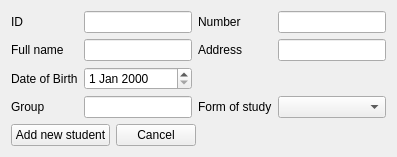
      <widget class="QWidget" name="page_addStudent">
       <layout class="QGridLayout" name="gridLayout_5">
        <item row="1" column="2">
         <spacer name="horizontalSpacer_7">
          <property name="orientation">
           <enum>Qt::Horizontal</enum>
          </property>
          <property name="sizeHint" stdset="0">
           <size>
            <width>40</width>
            <height>20</height>
           </size>
          </property>
         </spacer>
        </item>
        <item row="0" column="0" colspan="4">
         <layout class="QGridLayout" name="gridLayout_addStudent">
          <item row="1" column="0">
           <widget class="QLabel" name="lbl_addNameStudent">
            <property name="text">
             <string>Full name</string>
            </property>
           </widget>
          </item>
          <item row="3" column="1">
           <widget class="QLineEdit" name="le_addGroupStudent">
            <property name="whatsThis">
             <string>&lt;html&gt;&lt;head/&gt;&lt;body&gt;&lt;p&gt;Ввод любой строки&lt;/p&gt;&lt;/body&gt;&lt;/html&gt;</string>
            </property>
           </widget>
          </item>
          <item row="1" column="2">
           <widget class="QLabel" name="lbl_addAddressStudent">
            <property name="text">
             <string>Address</string>
            </property>
           </widget>
          </item>
          <item row="3" column="2">
           <widget class="QLabel" name="lbl_addEdFormStudent">
            <property name="text">
             <string>Form of study</string>
            </property>
           </widget>
          </item>
          <item row="3" column="0">
           <widget class="QLabel" name="lbl_addGroupStudent">
            <property name="text">
             <string>Group</string>
            </property>
           </widget>
          </item>
          <item row="0" column="2">
           <widget class="QLabel" name="lbl_addTelephoneStudent">
            <property name="text">
             <string>Number</string>
            </property>
           </widget>
          </item>
          <item row="0" column="1">
           <widget class="QLineEdit" name="le_addIDStudent">
            <property name="whatsThis">
             <string>&lt;html&gt;&lt;head/&gt;&lt;body&gt;&lt;p&gt;Ввод только цифр&lt;/p&gt;&lt;/body&gt;&lt;/html&gt;</string>
            </property>
           </widget>
          </item>
          <item row="2" column="0">
           <widget class="QLabel" name="lbl_addBirthdayStudent">
            <property name="text">
             <string>Date of Birth</string>
            </property>
           </widget>
          </item>
          <item row="1" column="3">
           <widget class="QLineEdit" name="le_addAddressStudent">
            <property name="whatsThis">
             <string>&lt;html&gt;&lt;head/&gt;&lt;body&gt;&lt;p&gt;Ввод любой строки&lt;/p&gt;&lt;/body&gt;&lt;/html&gt;</string>
            </property>
           </widget>
          </item>
          <item row="2" column="1">
           <widget class="QDateEdit" name="de_addBirthdayStudent"/>
          </item>
          <item row="0" column="3">
           <widget class="QLineEdit" name="le_addTelephoneStudent">
            <property name="whatsThis">
             <string>&lt;html&gt;&lt;head/&gt;&lt;body&gt;&lt;p&gt;Ввод только цифр&lt;/p&gt;&lt;/body&gt;&lt;/html&gt;</string>
            </property>
           </widget>
          </item>
          <item row="1" column="1">
           <widget class="QLineEdit" name="le_addNameStudent">
            <property name="whatsThis">
             <string>&lt;html&gt;&lt;head/&gt;&lt;body&gt;&lt;p&gt;&lt;span style=&quot; color:#000000;&quot;&gt;Ввод только букв латиницы или кириллицы, пробелов и точек&lt;/span&gt;&lt;/p&gt;&lt;/body&gt;&lt;/html&gt;</string>
            </property>
           </widget>
          </item>
          <item row="0" column="0">
           <widget class="QLabel" name="lbl_addIDStudent">
            <property name="text">
             <string>ID</string>
            </property>
           </widget>
          </item>
          <item row="3" column="3">
           <widget class="QComboBox" name="box_addEdFormStudent"/>
          </item>
         </layout>
        </item>
        <item row="1" column="0">
         <widget class="QPushButton" name="addNewStudent">
          <property name="text">
           <string>Add new student</string>
          </property>
         </widget>
        </item>
        <item row="1" column="1">
         <widget class="QPushButton" name="cancelStudent">
          <property name="text">
           <string>Cancel</string>
          </property>
         </widget>
        </item>
       </layout>
      </widget>
